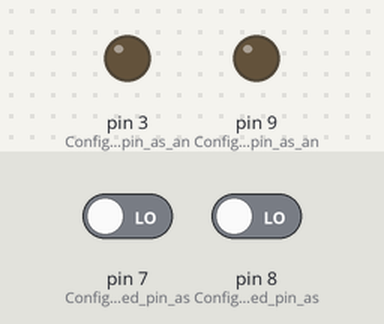
A sketch run on a simulated Arduino Uno, built with avr-gcc and run on an emulated ATmega328P. Parts: output pins drawn as LEDs (lit = HIGH). The inputs (shaded band) are chosen by the test bench; at power-on: pin 7 (Configures_defined_pin_as) LOW, pin 8 (Configures_defined_pin_as) LOW.

Above: at 1.2 s.
1.3 s: pin 7 (Configures_defined_pin_as) driven HIGH
At 2.5 s:
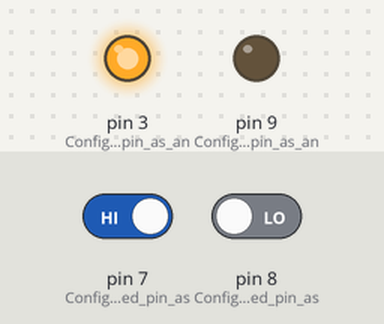
2.9 s: pin 8 (Configures_defined_pin_as) driven HIGH
At 3.7 s:
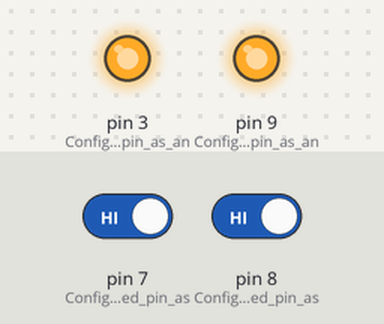
4.5 s: pin 8 (Configures_defined_pin_as) driven LOW
At 5.0 s:
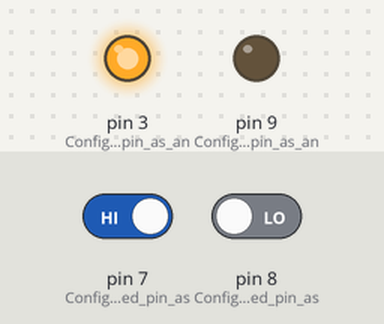
6.1 s: pin 7 (Configures_defined_pin_as) driven LOW
At 7.4 s:
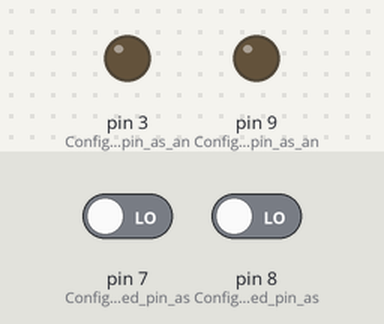
Timing chart, 0 to 8.7 s (numbered marks = the images above; inputs shaded):
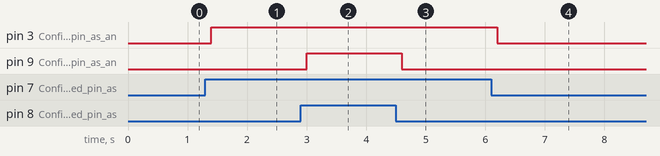

The sketch:

c_code.ino
```cpp
// Initialise the program settings and configurations
void setup() {
   pinMode(7, INPUT); // Configures defined pin as an input
   pinMode(8, INPUT); // Configures defined pin as an input
   pinMode(3, OUTPUT);  // Configures led pin as an output
   pinMode(9, OUTPUT);  // Configures led pin as an output

}

// The void loop function runs over and over again forever.
void loop() {
  if (digitalRead(8) || digitalRead(7)) {
    digitalWrite(3, HIGH); // Set defined pin to HIGH (turn it on).
  } else {
    digitalWrite(3, LOW); // Set defined pin to LOW (turn it off).
  }
  if (digitalRead(8) && digitalRead(7)) {
    digitalWrite(9, HIGH); // Set defined pin to HIGH (turn it on).
  } else {
    digitalWrite(9, LOW); // Set defined pin to LOW (turn it off).
  }
  delay(200); // Wait for the given/defined milliseconds.
}
```

Measured:
- after the input at 1.3 s, pin 3 (Configures_led_pin_as_an): LOW → HIGH after 0.10 s
- after the input at 2.9 s, pin 9 (Configures_led_pin_as_an): LOW → HIGH after 0.10 s
- after the input at 4.5 s, pin 9 (Configures_led_pin_as_an): HIGH → LOW after 0.10 s
- after the input at 6.1 s, pin 3 (Configures_led_pin_as_an): HIGH → LOW after 0.10 s
